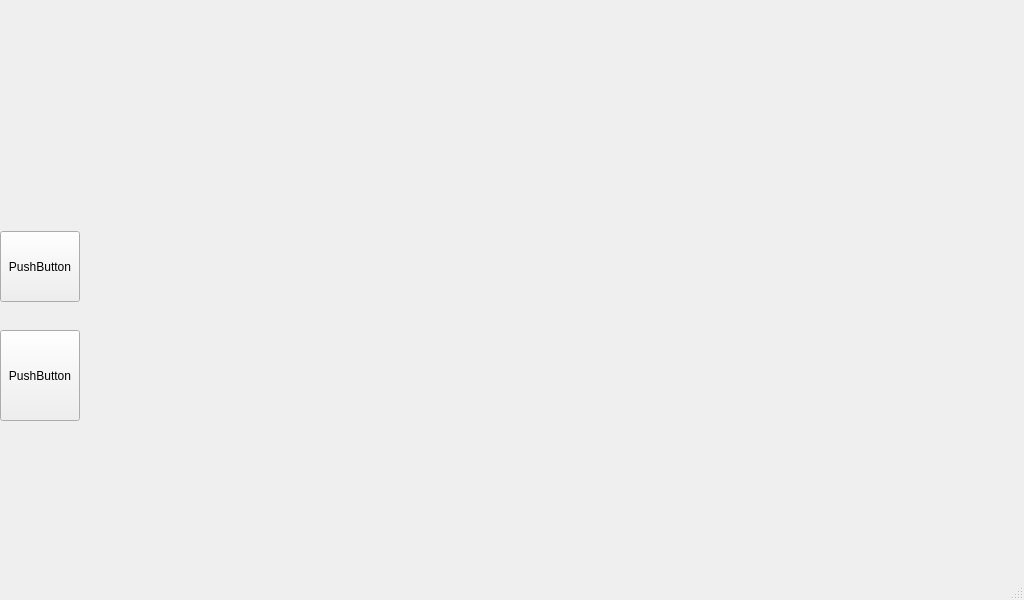
<?xml version="1.0" encoding="UTF-8"?>
<ui version="4.0">
 <class>MainWindow</class>
 <widget class="QMainWindow" name="MainWindow">
  <property name="geometry">
   <rect>
    <x>0</x>
    <y>0</y>
    <width>1024</width>
    <height>600</height>
   </rect>
  </property>
  <property name="windowTitle">
   <string>MainWindow</string>
  </property>
  <widget class="QWidget" name="centralwidget">
   <widget class="QStackedWidget" name="stackedWidget">
    <property name="geometry">
     <rect>
      <x>89</x>
      <y>-1</y>
      <width>930</width>
      <height>580</height>
     </rect>
    </property>
    <property name="currentIndex">
     <number>-1</number>
    </property>
   </widget>
   <widget class="QPushButton" name="pushButton">
    <property name="geometry">
     <rect>
      <x>0</x>
      <y>231</y>
      <width>80</width>
      <height>71</height>
     </rect>
    </property>
    <property name="text">
     <string>PushButton</string>
    </property>
   </widget>
   <widget class="QPushButton" name="pushButton_2">
    <property name="geometry">
     <rect>
      <x>0</x>
      <y>330</y>
      <width>80</width>
      <height>91</height>
     </rect>
    </property>
    <property name="text">
     <string>PushButton</string>
    </property>
   </widget>
  </widget>
  <widget class="QMenuBar" name="menubar">
   <property name="geometry">
    <rect>
     <x>0</x>
     <y>0</y>
     <width>1024</width>
     <height>19</height>
    </rect>
   </property>
  </widget>
  <widget class="QStatusBar" name="statusbar"/>
 </widget>
 <resources/>
 <connections/>
</ui>
